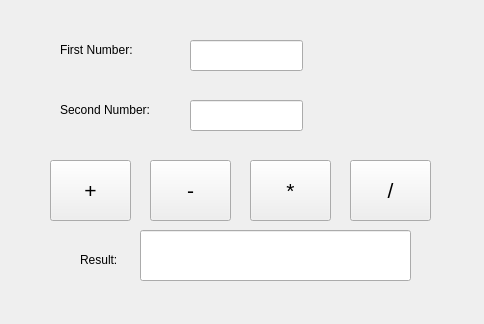
<?xml version="1.0" encoding="UTF-8"?>
<ui version="4.0">
 <class>Calculator</class>
 <widget class="QMainWindow" name="Calculator">
  <property name="geometry">
   <rect>
    <x>0</x>
    <y>0</y>
    <width>484</width>
    <height>324</height>
   </rect>
  </property>
  <property name="windowTitle">
   <string>Calculator</string>
  </property>
  <widget class="QWidget" name="centralwidget">
   <widget class="QLabel" name="label">
    <property name="geometry">
     <rect>
      <x>60</x>
      <y>40</y>
      <width>111</width>
      <height>20</height>
     </rect>
    </property>
    <property name="text">
     <string>First Number:</string>
    </property>
   </widget>
   <widget class="QLabel" name="label_2">
    <property name="geometry">
     <rect>
      <x>60</x>
      <y>100</y>
      <width>131</width>
      <height>20</height>
     </rect>
    </property>
    <property name="text">
     <string>Second Number: </string>
    </property>
   </widget>
   <widget class="QLineEdit" name="NFirstNumber">
    <property name="geometry">
     <rect>
      <x>190</x>
      <y>40</y>
      <width>113</width>
      <height>31</height>
     </rect>
    </property>
   </widget>
   <widget class="QLineEdit" name="NSeconNumber">
    <property name="geometry">
     <rect>
      <x>190</x>
      <y>100</y>
      <width>113</width>
      <height>31</height>
     </rect>
    </property>
   </widget>
   <widget class="QPushButton" name="btnAdd">
    <property name="geometry">
     <rect>
      <x>50</x>
      <y>160</y>
      <width>81</width>
      <height>61</height>
     </rect>
    </property>
    <property name="font">
     <font>
      <pointsize>16</pointsize>
     </font>
    </property>
    <property name="text">
     <string>+</string>
    </property>
   </widget>
   <widget class="QPushButton" name="btnSubstract">
    <property name="geometry">
     <rect>
      <x>150</x>
      <y>160</y>
      <width>81</width>
      <height>61</height>
     </rect>
    </property>
    <property name="font">
     <font>
      <pointsize>16</pointsize>
     </font>
    </property>
    <property name="text">
     <string>-</string>
    </property>
   </widget>
   <widget class="QPushButton" name="btnMultiply">
    <property name="geometry">
     <rect>
      <x>250</x>
      <y>160</y>
      <width>81</width>
      <height>61</height>
     </rect>
    </property>
    <property name="font">
     <font>
      <pointsize>16</pointsize>
     </font>
    </property>
    <property name="text">
     <string>*</string>
    </property>
   </widget>
   <widget class="QPushButton" name="btnDivide">
    <property name="geometry">
     <rect>
      <x>350</x>
      <y>160</y>
      <width>81</width>
      <height>61</height>
     </rect>
    </property>
    <property name="font">
     <font>
      <pointsize>16</pointsize>
     </font>
    </property>
    <property name="text">
     <string>/</string>
    </property>
   </widget>
   <widget class="QLabel" name="label_3">
    <property name="geometry">
     <rect>
      <x>80</x>
      <y>250</y>
      <width>51</width>
      <height>20</height>
     </rect>
    </property>
    <property name="text">
     <string>Result: </string>
    </property>
   </widget>
   <widget class="QLineEdit" name="NResult">
    <property name="geometry">
     <rect>
      <x>140</x>
      <y>230</y>
      <width>271</width>
      <height>51</height>
     </rect>
    </property>
    <property name="readOnly">
     <bool>true</bool>
    </property>
   </widget>
  </widget>
 </widget>
 <resources/>
 <connections/>
</ui>
